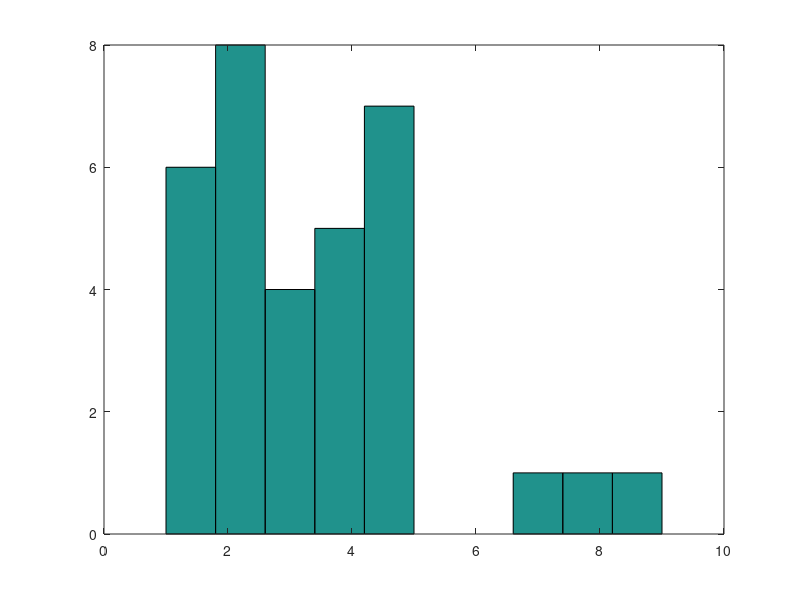

Source code (MATLAB):
%% Ejemplo 1
%Ejemplo de cómo generar gráficas de funciones discretas
%Usamos la función <stem>
clc
clear
n = 1:11;
bn = (-1).^n*2./(n*pi);
stem(bn);
xlabel('x');
ylabel('y');
grid on
title('Gráfica discreta');

%% Ejemplo 2
clc
clear
x = linspace(0,2*pi,50)';
y = [cos(x),0.5*sin(x)];
stem(y);
legend('cos(x)','0.5sen(x)');

%% Ejemplo 3: Histograma
clc
clear
z = [1 2 3 4 5 1 1 2 2 2 2 2 2 2 8 9 7 4 4 4 5 5 5 5 5 5 1 1 1 3 3 3 4];
hist(z);